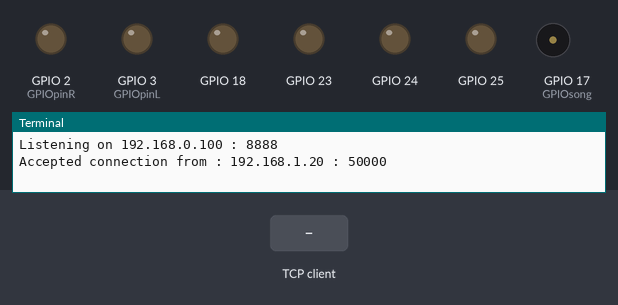
The program below on a simulated Raspberry Pi (BCM pin numbers). Shown: output pins drawn as LEDs (lit = HIGH), buzzer (waves = sounding), the last lines printed to the terminal. The test bench sets the inputs (shaded band). One TCP client connects 1 s after the port opens and stays connected; threads take turns every 2 ms; pins used as bus, display or sensor lines are not drawn.

Above: at 1.2 s.
1.3 s: the TCP client sends "x"
At 2.0 s:
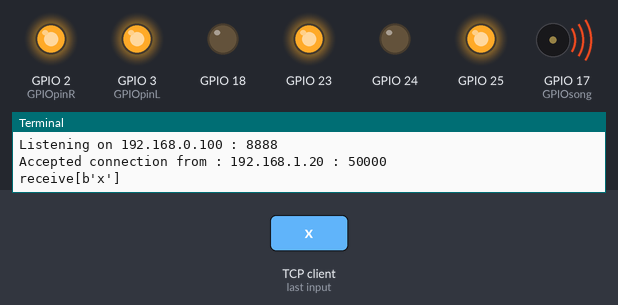
4.3 s: the TCP client sends "z"
At 5.5 s:
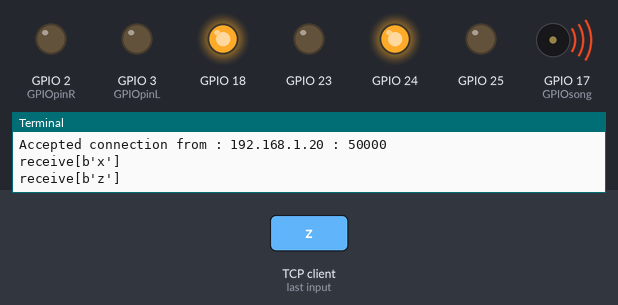
5.8 s: the TCP client sends "s"
At 6.6 s:
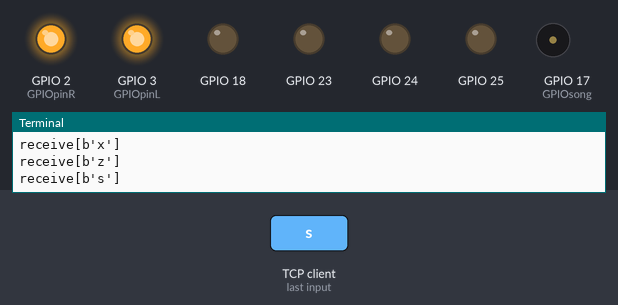
7.3 s: the TCP client sends "c"
At 7.8 s:
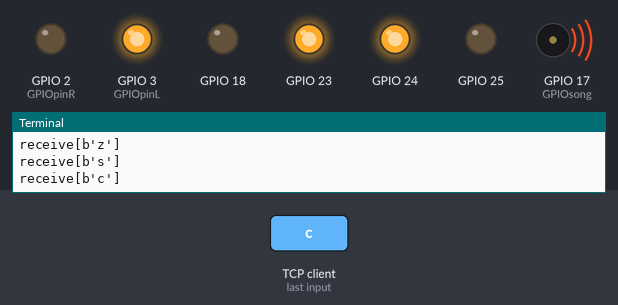
10.3 s: the TCP client sends "v"
At 11.1 s:
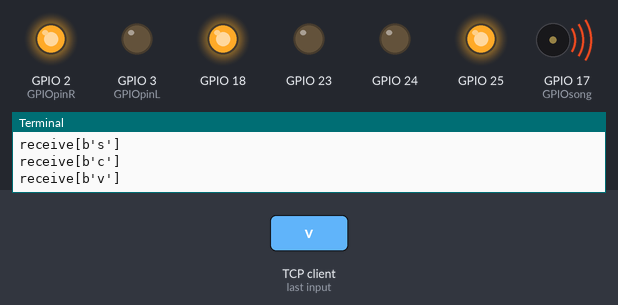
13.3 s: the TCP client sends "s"
At 13.6 s:
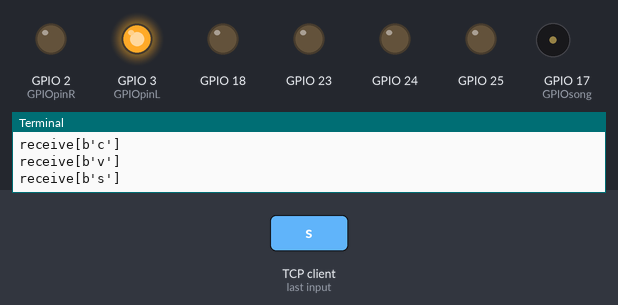
Timing chart, 0 to 15.8 s (numbered marks = the images above; inputs shaded):
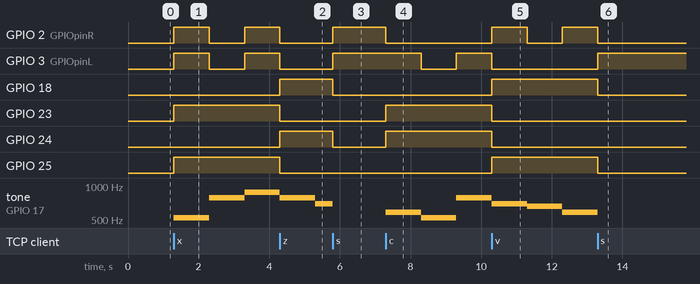

Measured:
- after the input at 1.3 s, GPIO 2 (GPIOpinR), GPIO 3 (GPIOpinL): LOW → HIGH at once, → LOW 1.0 s later, → HIGH 1.0 s later; GPIO 23, GPIO 25: LOW → HIGH at once; tone on GPIO 17 (GPIOsong): silent → 523 Hz at once, → 784 Hz 1.0 s later, → 880 Hz 1.0 s later
- after the input at 4.3 s, GPIO 2 (GPIOpinR), GPIO 3 (GPIOpinL): goes on until 4.3 s, then stays LOW; GPIO 18, GPIO 24: LOW → HIGH at once; GPIO 23, GPIO 25: HIGH → LOW at once
- after the input at 5.8 s, GPIO 2 (GPIOpinR), GPIO 3 (GPIOpinL): LOW → HIGH at once; GPIO 18, GPIO 24: HIGH → LOW at once; tone on GPIO 17 (GPIOsong): 698 Hz → silent at once
- after the input at 7.3 s, GPIO 2 (GPIOpinR): HIGH → LOW at once; GPIO 3 (GPIOpinL): HIGH → LOW after 1.0 s, → HIGH 1.0 s later; GPIO 23, GPIO 24: LOW → HIGH at once; tone on GPIO 17 (GPIOsong): silent → 587 Hz at once, → 523 Hz 1.0 s later, → 784 Hz 1.0 s later
- after the input at 10.3 s, GPIO 2 (GPIOpinR): LOW → HIGH at once, → LOW 1.0 s later, → HIGH 1.0 s later; GPIO 3 (GPIOpinL): goes on until 10.3 s, then stays LOW; GPIO 18, GPIO 25: LOW → HIGH at once; GPIO 23, GPIO 24: HIGH → LOW at once
- after the input at 13.3 s, GPIO 2 (GPIOpinR): goes on until 13.3 s, then stays LOW; GPIO 3 (GPIOpinL): LOW → HIGH at once; GPIO 18, GPIO 25: HIGH → LOW at once

The program:

GarbageTruck.py
```python
import socket
import RPi.GPIO as GPIO
import time
import threading

class Right (threading.Thread):
    def run(self):
        while rightlock==True:
            GPIO.output(GPIOpinL, False)
            GPIO.output(GPIOpinR, True)
            time.sleep(1)
            GPIO.output(GPIOpinR, False)
            time.sleep(1)

class Left (threading.Thread):
    def run(self):
        while leftlock==True:
            GPIO.output(GPIOpinR, False)
            GPIO.output(GPIOpinL, True)
            time.sleep(1)
            GPIO.output(GPIOpinL, False)
            time.sleep(1)

class Back (threading.Thread):
    def run(self):
        while backlock==True:
            GPIO.output(GPIOpinR, True)
            GPIO.output(GPIOpinL, True)
            time.sleep(1)
            GPIO.output(GPIOpinR, False)
            GPIO.output(GPIOpinL, False)
            time.sleep(1)

class Song (threading.Thread):
    def run(self):
        while songlock==True:
            GPIOsong.start(50)
            for i in range(0, len(majorchord)):
                GPIOsong.ChangeFrequency(tone[majorchord[i]][3])
                if i != (len(majorchord)-1):
                    time.sleep(0.5)
                else:
                    GPIOsong.stop()
                    time.sleep(1)

GPIO.setmode(GPIO.BCM)

GPIOpinR = 2
GPIOpinL = 3
GPIOsong = 17

GPIO.setup(GPIOpinR, GPIO.OUT)
GPIO.setup(GPIOpinL, GPIO.OUT)
GPIO.setup(GPIOsong, GPIO.OUT)

GPIOsong = GPIO.PWM(GPIOsong, 440)

GPIO.setup(18, GPIO.OUT)    #IN4
GPIO.setup(23, GPIO.OUT)    #IN3
GPIO.setup(24, GPIO.OUT)    #IN2
GPIO.setup(25, GPIO.OUT)    #IN1

GPIO.output(GPIOpinR, False)
GPIO.output(GPIOpinL, False)

#audio frequency
tone = [[0,0,0,0,0],
        [66, 131, 262, 523, 1046], #Do
        [74, 147, 294, 587, 1175], #Re
        [83, 165, 330, 659, 1318], #Mi
        [88, 175, 349, 698, 1397], #Fa
        [98, 196, 392, 784, 1568], #So
        [110, 220, 440, 880, 1760],#La
        [124, 247, 494, 988, 1976]]#Si

majorchord = [1,1,5,5,6,6,5,5,
              4,4,3,3,2,2,1,1,
              5,5,4,4,3,3,2,2,
              5,5,4,4,3,3,2,2,
              1,1,5,5,6,6,5,5,
              4,4,3,3,2,2,1,1]

bind_ip = "192.168.0.100"
bind_port = 8888

server = socket.socket(socket.AF_INET, socket.SOCK_STREAM)
server.setsockopt(socket.SOL_SOCKET, socket.SO_REUSEADDR, 1)
server.bind((bind_ip, bind_port))
server.listen(5)
print("Listening on %s : %d" % (bind_ip, bind_port))

try:
    client,addr = server.accept()
    print("Accepted connection from : %s : %d" % (addr[0], addr[1]))
    data = b'o'
    data_old = b'o'
    while True:
        data_old = data
        data = client.recv(1024)
        if data == b'z': #forwarding
            print("receive[%s]" % data)
            GPIO.output(GPIOpinR, False)
            GPIO.output(GPIOpinL, False)
            GPIO.output(18, True)
            GPIO.output(23, False)
            GPIO.output(24, True)
            GPIO.output(25, False)

            rightlock = False
            leftlock = False
            backlock = False
            songlock = True


            Right().deamon = True
            Right().start()
            Left().deamon = True
            Left().start()
            Back().deamin = True
            Back().start()

            GPIO.output(GPIOpinR, False)
            GPIO.output(GPIOpinL, False)

            if data_old == b's' or data_old == b'o':
                Song().start()

        elif data == b'x': #backward
            print("receive[%s]" % data)

            GPIO.output(18, False)
            GPIO.output(23, True)
            GPIO.output(24, False)
            GPIO.output(25, True)

            rightlock = False
            leftlock = False
            backlock = True
            songlock = True

            Right().deamon = True
            Right().start()
            Left().deamon = True
            Left().start()
            Back().start()

            if data_old == b's' or data_old == b'o':
                Song().start()

        elif data == b'c': #turn left
            print("receive[%s]" % data)
            GPIO.output(18, False)
            GPIO.output(23, True)
            GPIO.output(24, True)
            GPIO.output(25, False)

            rightlock = False
            leftlock = True
            backlock = False
            songlock = True


            Right().deamon = True
            Right().start()
            Left().start()
            Back().deamon = True
            Back().start()

            if data_old == b's' or data_old == b'o':
                Song().start()

        elif data == b'v': #turn right
            print("receive[%s]" % data)
            GPIO.output(18, True)
            GPIO.output(23, False)
            GPIO.output(24, False)
            GPIO.output(25, True)

            rightlock = True
            leftlock = False
            backlock = False
            songlock = True

            Right().start()
            Left().deamon = True
            Left().start()
            Back().deamon = True
            Back().start()

            if data_old == b's' or data_old == b'o':
                Song().start()

        elif data == b's': #stop
            print("receive[%s]" % data)
            GPIO.output(18, False)
            GPIO.output(23, False)
            GPIO.output(24, False)
            GPIO.output(25, False)

            rightlock = False
            leftlock = False
            backlock = False
            songlock = False

            Right().deamon = True
            Right().start()
            Left().deamon = True
            Left().start()
            Back().deamon = True
            Back().start()
            Song().deamon = True
            Song().start()

            GPIO.output(GPIOpinR, True)
            GPIO.output(GPIOpinL, True)

            GPIOsong.stop()

except KeyboardInterrupt:
    client.close()
    GPIOsong.stop()
    GPIO.cleanup()
```
